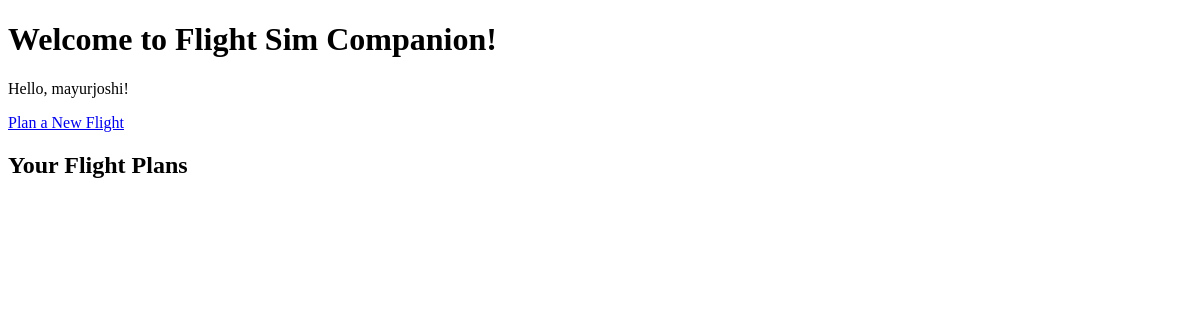
The app's page / (signed in), older data.
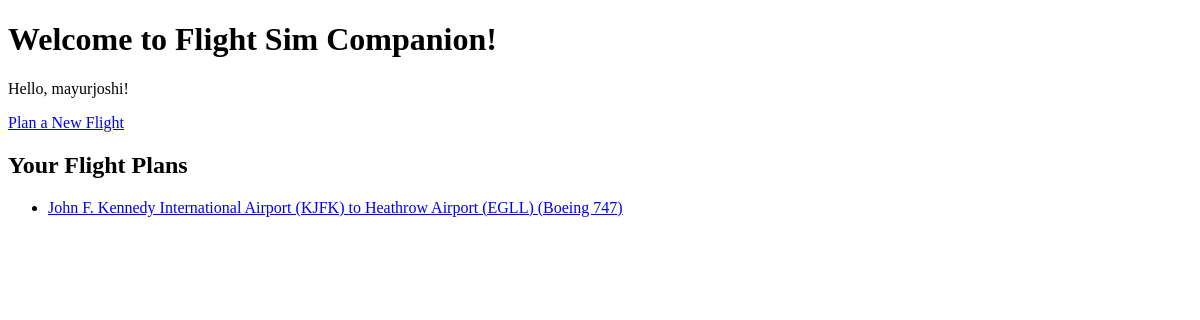
The same page, newer data.
### flight_planner/models.py (models this page shows, shortened)
class FlightPlan(models.Model):
    user = models.ForeignKey('auth.User', on_delete=models.CASCADE)
    departure = models.ForeignKey(Airport, related_name='departure_flights', on_delete=models.CASCADE)
    arrival = models.ForeignKey(Airport, related_name='arrival_flights', on_delete=models.CASCADE)
    aircraft = models.ForeignKey(Aircraft, on_delete=models.CASCADE)
    fuel_required = models.FloatField()
    distance = models.FloatField()  # Add this field
    created_at = models.DateTimeField(auto_now_add=True)

class Airport(models.Model):
    icao_code = models.CharField(max_length=4, unique=True)
    name = models.CharField(max_length=100)
    city = models.CharField(max_length=100)
    country = models.CharField(max_length=100)
    latitude = models.FloatField()
    longitude = models.FloatField()
    def __str__(self):
        return f"{self.name} ({self.icao_code})"

class Aircraft(models.Model):
    name = models.CharField(max_length=100)
    manufacturer = models.CharField(max_length=100)
    fuel_burn = models.FloatField(help_text="Fuel burn in lbs/hour")
    cruise_speed = models.FloatField(help_text="Cruise speed in knots")
    def __str__(self):
        return self.name

### flight_planner/views.py (the view)
# urls.py: path('', views.home, name='home'),
def home(request):
    if request.user.is_authenticated:
        flight_plans = FlightPlan.objects.filter(user=request.user)
    else:
        flight_plans = []
    return render(request, 'flight_planner/home.html', {'flight_plans': flight_plans})

### flight_planner/templates/flight_planner/home.html (shortened to what this page needs)
<!DOCTYPE html>
<html>
<head>
</head>
<body>
    <h1>Welcome to Flight Sim Companion!</h1>
    {% if user.is_authenticated %}
        <p>Hello, {{ user.username }}!</p>
        <a href="{% url 'plan_flight' %}">Plan a New Flight</a>
        <h2>Your Flight Plans</h2>
        <ul>
            {% for plan in flight_plans %}
                <li>
                    <a href="{% url 'flight_detail' plan.id %}">
                        {{ plan.departure }} to {{ plan.arrival }} ({{ plan.aircraft }})
                    </a>
                </li>
            {% endfor %}
        </ul>
    {% else %}
        <p><a href="{% url 'login' %}">Login</a> or <a href="{% url 'signup' %}">Sign Up</a> to start planning flights.</p>
    {% endif %}
</body>
</html>

Row changes from the older to the newer data that the page shows:
added FlightPlan: departure "John F. Kennedy International Airport (KJFK)", arrival "Heathrow Airport (EGLL)", aircraft "Boeing 747"
